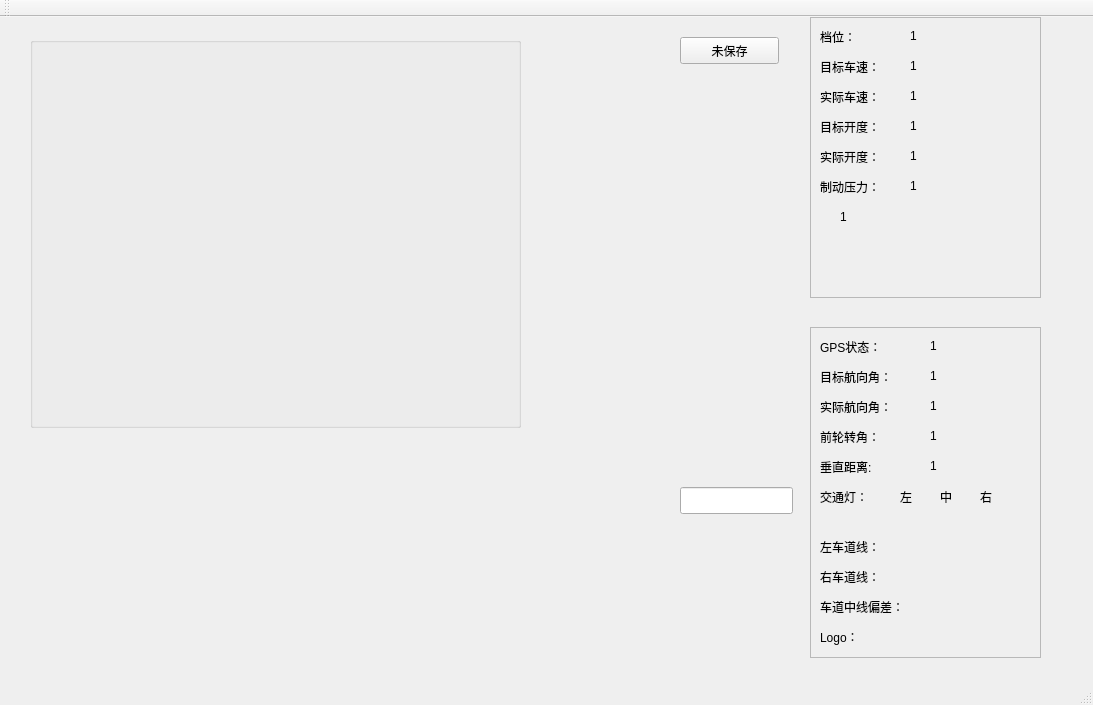
<?xml version="1.0" encoding="UTF-8"?>
<ui version="4.0">
 <class>MainWindow</class>
 <widget class="QMainWindow" name="MainWindow">
  <property name="geometry">
   <rect>
    <x>0</x>
    <y>0</y>
    <width>1093</width>
    <height>705</height>
   </rect>
  </property>
  <property name="windowTitle">
   <string>IV_LIFAN_V2</string>
  </property>
  <widget class="QWidget" name="centralWidget">
   <widget class="QGroupBox" name="groupBox">
    <property name="geometry">
     <rect>
      <x>30</x>
      <y>20</y>
      <width>491</width>
      <height>391</height>
     </rect>
    </property>
    <property name="title">
     <string/>
    </property>
   </widget>
   <widget class="QFrame" name="frame_direction">
    <property name="geometry">
     <rect>
      <x>810</x>
      <y>310</y>
      <width>231</width>
      <height>331</height>
     </rect>
    </property>
    <property name="frameShape">
     <enum>QFrame::StyledPanel</enum>
    </property>
    <property name="frameShadow">
     <enum>QFrame::Raised</enum>
    </property>
    <widget class="QLabel" name="wheelangle">
     <property name="geometry">
      <rect>
       <x>120</x>
       <y>100</y>
       <width>91</width>
       <height>17</height>
      </rect>
     </property>
     <property name="text">
      <string>1</string>
     </property>
    </widget>
    <widget class="QLabel" name="ldirectiontext">
     <property name="geometry">
      <rect>
       <x>10</x>
       <y>40</y>
       <width>91</width>
       <height>20</height>
      </rect>
     </property>
     <property name="text">
      <string>目标航向角：</string>
     </property>
    </widget>
    <widget class="QLabel" name="ldirectiontext_3">
     <property name="geometry">
      <rect>
       <x>10</x>
       <y>100</y>
       <width>91</width>
       <height>20</height>
      </rect>
     </property>
     <property name="text">
      <string>前轮转角：</string>
     </property>
    </widget>
    <widget class="QLabel" name="cur_direction">
     <property name="geometry">
      <rect>
       <x>120</x>
       <y>70</y>
       <width>91</width>
       <height>17</height>
      </rect>
     </property>
     <property name="text">
      <string>1</string>
     </property>
    </widget>
    <widget class="QLabel" name="obj_direction">
     <property name="geometry">
      <rect>
       <x>120</x>
       <y>40</y>
       <width>91</width>
       <height>17</height>
      </rect>
     </property>
     <property name="text">
      <string>1</string>
     </property>
    </widget>
    <widget class="QLabel" name="ldirectiontext_2">
     <property name="geometry">
      <rect>
       <x>10</x>
       <y>70</y>
       <width>91</width>
       <height>20</height>
      </rect>
     </property>
     <property name="text">
      <string>实际航向角：</string>
     </property>
    </widget>
    <widget class="QLabel" name="ldirectiontext_9">
     <property name="geometry">
      <rect>
       <x>10</x>
       <y>130</y>
       <width>91</width>
       <height>20</height>
      </rect>
     </property>
     <property name="text">
      <string>垂直距离:</string>
     </property>
    </widget>
    <widget class="QLabel" name="verticalDist">
     <property name="geometry">
      <rect>
       <x>120</x>
       <y>130</y>
       <width>91</width>
       <height>17</height>
      </rect>
     </property>
     <property name="text">
      <string>1</string>
     </property>
    </widget>
    <widget class="QLabel" name="ldirectiontext_10">
     <property name="geometry">
      <rect>
       <x>10</x>
       <y>10</y>
       <width>91</width>
       <height>20</height>
      </rect>
     </property>
     <property name="text">
      <string>GPS状态：</string>
     </property>
    </widget>
    <widget class="QLabel" name="GPS_status">
     <property name="geometry">
      <rect>
       <x>120</x>
       <y>10</y>
       <width>91</width>
       <height>17</height>
      </rect>
     </property>
     <property name="text">
      <string>1</string>
     </property>
    </widget>
    <widget class="QLabel" name="ldirectiontext_12">
     <property name="geometry">
      <rect>
       <x>10</x>
       <y>160</y>
       <width>71</width>
       <height>20</height>
      </rect>
     </property>
     <property name="text">
      <string>交通灯：</string>
     </property>
    </widget>
    <widget class="QLabel" name="ldirectiontext_13">
     <property name="geometry">
      <rect>
       <x>10</x>
       <y>210</y>
       <width>91</width>
       <height>20</height>
      </rect>
     </property>
     <property name="text">
      <string>左车道线：</string>
     </property>
    </widget>
    <widget class="QLabel" name="lane_l_style">
     <property name="geometry">
      <rect>
       <x>110</x>
       <y>210</y>
       <width>91</width>
       <height>20</height>
      </rect>
     </property>
     <property name="text">
      <string/>
     </property>
    </widget>
    <widget class="QLabel" name="ldirectiontext_14">
     <property name="geometry">
      <rect>
       <x>10</x>
       <y>240</y>
       <width>91</width>
       <height>20</height>
      </rect>
     </property>
     <property name="text">
      <string>右车道线：</string>
     </property>
    </widget>
    <widget class="QLabel" name="lane_r_style">
     <property name="geometry">
      <rect>
       <x>110</x>
       <y>240</y>
       <width>91</width>
       <height>20</height>
      </rect>
     </property>
     <property name="text">
      <string/>
     </property>
    </widget>
    <widget class="QLabel" name="ldirectiontext_15">
     <property name="geometry">
      <rect>
       <x>10</x>
       <y>270</y>
       <width>111</width>
       <height>20</height>
      </rect>
     </property>
     <property name="text">
      <string>车道中线偏差：</string>
     </property>
    </widget>
    <widget class="QLabel" name="lane_difference">
     <property name="geometry">
      <rect>
       <x>130</x>
       <y>270</y>
       <width>91</width>
       <height>20</height>
      </rect>
     </property>
     <property name="text">
      <string/>
     </property>
    </widget>
    <widget class="QLabel" name="ldirectiontext_16">
     <property name="geometry">
      <rect>
       <x>90</x>
       <y>160</y>
       <width>21</width>
       <height>20</height>
      </rect>
     </property>
     <property name="text">
      <string>左</string>
     </property>
    </widget>
    <widget class="QLabel" name="ldirectiontext_17">
     <property name="geometry">
      <rect>
       <x>130</x>
       <y>160</y>
       <width>21</width>
       <height>20</height>
      </rect>
     </property>
     <property name="text">
      <string>中</string>
     </property>
    </widget>
    <widget class="QLabel" name="ldirectiontext_18">
     <property name="geometry">
      <rect>
       <x>170</x>
       <y>160</y>
       <width>21</width>
       <height>20</height>
      </rect>
     </property>
     <property name="text">
      <string>右</string>
     </property>
    </widget>
    <widget class="QLabel" name="lamp_color_l">
     <property name="geometry">
      <rect>
       <x>90</x>
       <y>180</y>
       <width>21</width>
       <height>20</height>
      </rect>
     </property>
     <property name="font">
      <font>
       <weight>50</weight>
       <bold>false</bold>
      </font>
     </property>
     <property name="mouseTracking">
      <bool>false</bool>
     </property>
     <property name="text">
      <string/>
     </property>
    </widget>
    <widget class="QLabel" name="lamp_color_m">
     <property name="geometry">
      <rect>
       <x>130</x>
       <y>180</y>
       <width>21</width>
       <height>20</height>
      </rect>
     </property>
     <property name="text">
      <string/>
     </property>
    </widget>
    <widget class="QLabel" name="lamp_color_r">
     <property name="geometry">
      <rect>
       <x>170</x>
       <y>180</y>
       <width>21</width>
       <height>20</height>
      </rect>
     </property>
     <property name="text">
      <string/>
     </property>
    </widget>
    <widget class="QLabel" name="ldirectiontext_21">
     <property name="geometry">
      <rect>
       <x>10</x>
       <y>300</y>
       <width>111</width>
       <height>20</height>
      </rect>
     </property>
     <property name="text">
      <string>Logo：</string>
     </property>
    </widget>
    <widget class="QLabel" name="isLogo">
     <property name="geometry">
      <rect>
       <x>130</x>
       <y>300</y>
       <width>21</width>
       <height>20</height>
      </rect>
     </property>
     <property name="font">
      <font>
       <weight>50</weight>
       <bold>false</bold>
      </font>
     </property>
     <property name="mouseTracking">
      <bool>false</bool>
     </property>
     <property name="text">
      <string/>
     </property>
    </widget>
   </widget>
   <widget class="QFrame" name="frame_status">
    <property name="geometry">
     <rect>
      <x>810</x>
      <y>0</y>
      <width>231</width>
      <height>281</height>
     </rect>
    </property>
    <property name="frameShape">
     <enum>QFrame::StyledPanel</enum>
    </property>
    <property name="frameShadow">
     <enum>QFrame::Raised</enum>
    </property>
    <widget class="QLabel" name="braking_pressure">
     <property name="geometry">
      <rect>
       <x>100</x>
       <y>160</y>
       <width>81</width>
       <height>17</height>
      </rect>
     </property>
     <property name="text">
      <string>1</string>
     </property>
    </widget>
    <widget class="QLabel" name="ldirectiontext_6">
     <property name="geometry">
      <rect>
       <x>10</x>
       <y>10</y>
       <width>91</width>
       <height>20</height>
      </rect>
     </property>
     <property name="text">
      <string>档位：</string>
     </property>
    </widget>
    <widget class="QLabel" name="ldirectiontext_7">
     <property name="geometry">
      <rect>
       <x>10</x>
       <y>160</y>
       <width>91</width>
       <height>20</height>
      </rect>
     </property>
     <property name="text">
      <string>制动压力：</string>
     </property>
    </widget>
    <widget class="QLabel" name="vehicle_speed">
     <property name="geometry">
      <rect>
       <x>100</x>
       <y>70</y>
       <width>81</width>
       <height>17</height>
      </rect>
     </property>
     <property name="text">
      <string>1</string>
     </property>
    </widget>
    <widget class="QLabel" name="gear_value">
     <property name="geometry">
      <rect>
       <x>100</x>
       <y>10</y>
       <width>81</width>
       <height>17</height>
      </rect>
     </property>
     <property name="text">
      <string>1</string>
     </property>
    </widget>
    <widget class="QLabel" name="ldirectiontext_8">
     <property name="geometry">
      <rect>
       <x>10</x>
       <y>70</y>
       <width>91</width>
       <height>20</height>
      </rect>
     </property>
     <property name="text">
      <string>实际车速：</string>
     </property>
    </widget>
    <widget class="QLabel" name="auto_manual">
     <property name="geometry">
      <rect>
       <x>30</x>
       <y>190</y>
       <width>111</width>
       <height>20</height>
      </rect>
     </property>
     <property name="text">
      <string>1</string>
     </property>
    </widget>
    <widget class="QLabel" name="launch_stop">
     <property name="geometry">
      <rect>
       <x>30</x>
       <y>220</y>
       <width>111</width>
       <height>20</height>
      </rect>
     </property>
     <property name="text">
      <string/>
     </property>
    </widget>
    <widget class="QLabel" name="urg_brake_falg">
     <property name="geometry">
      <rect>
       <x>30</x>
       <y>250</y>
       <width>111</width>
       <height>20</height>
      </rect>
     </property>
     <property name="text">
      <string/>
     </property>
    </widget>
    <widget class="QLabel" name="ldirectiontext_11">
     <property name="geometry">
      <rect>
       <x>10</x>
       <y>100</y>
       <width>91</width>
       <height>20</height>
      </rect>
     </property>
     <property name="text">
      <string>目标开度：</string>
     </property>
    </widget>
    <widget class="QLabel" name="throttle_open">
     <property name="geometry">
      <rect>
       <x>100</x>
       <y>100</y>
       <width>81</width>
       <height>17</height>
      </rect>
     </property>
     <property name="text">
      <string>1</string>
     </property>
    </widget>
    <widget class="QLabel" name="desire_throttle_open">
     <property name="geometry">
      <rect>
       <x>100</x>
       <y>130</y>
       <width>81</width>
       <height>17</height>
      </rect>
     </property>
     <property name="text">
      <string>1</string>
     </property>
    </widget>
    <widget class="QLabel" name="ldirectiontext_20">
     <property name="geometry">
      <rect>
       <x>10</x>
       <y>130</y>
       <width>91</width>
       <height>20</height>
      </rect>
     </property>
     <property name="text">
      <string>实际开度：</string>
     </property>
    </widget>
    <widget class="QLabel" name="ldirectiontext_19">
     <property name="geometry">
      <rect>
       <x>10</x>
       <y>40</y>
       <width>91</width>
       <height>20</height>
      </rect>
     </property>
     <property name="text">
      <string>目标车速：</string>
     </property>
    </widget>
    <widget class="QLabel" name="obj_speed">
     <property name="geometry">
      <rect>
       <x>100</x>
       <y>40</y>
       <width>81</width>
       <height>17</height>
      </rect>
     </property>
     <property name="text">
      <string>1</string>
     </property>
    </widget>
   </widget>
   <widget class="QLineEdit" name="lineEdit">
    <property name="geometry">
     <rect>
      <x>680</x>
      <y>470</y>
      <width>113</width>
      <height>27</height>
     </rect>
    </property>
   </widget>
   <widget class="QPushButton" name="savepath">
    <property name="geometry">
     <rect>
      <x>680</x>
      <y>20</y>
      <width>99</width>
      <height>27</height>
     </rect>
    </property>
    <property name="text">
     <string>未保存</string>
    </property>
   </widget>
   <widget class="QLabel" name="keycode">
    <property name="geometry">
     <rect>
      <x>640</x>
      <y>180</y>
      <width>67</width>
      <height>17</height>
     </rect>
    </property>
    <property name="text">
     <string/>
    </property>
   </widget>
  </widget>
  <widget class="QMenuBar" name="menuBar">
   <property name="geometry">
    <rect>
     <x>0</x>
     <y>0</y>
     <width>1093</width>
     <height>25</height>
    </rect>
   </property>
  </widget>
  <widget class="QToolBar" name="mainToolBar">
   <attribute name="toolBarArea">
    <enum>TopToolBarArea</enum>
   </attribute>
   <attribute name="toolBarBreak">
    <bool>false</bool>
   </attribute>
  </widget>
  <widget class="QStatusBar" name="statusBar"/>
 </widget>
 <layoutdefault spacing="6" margin="11"/>
 <resources/>
 <connections/>
</ui>
